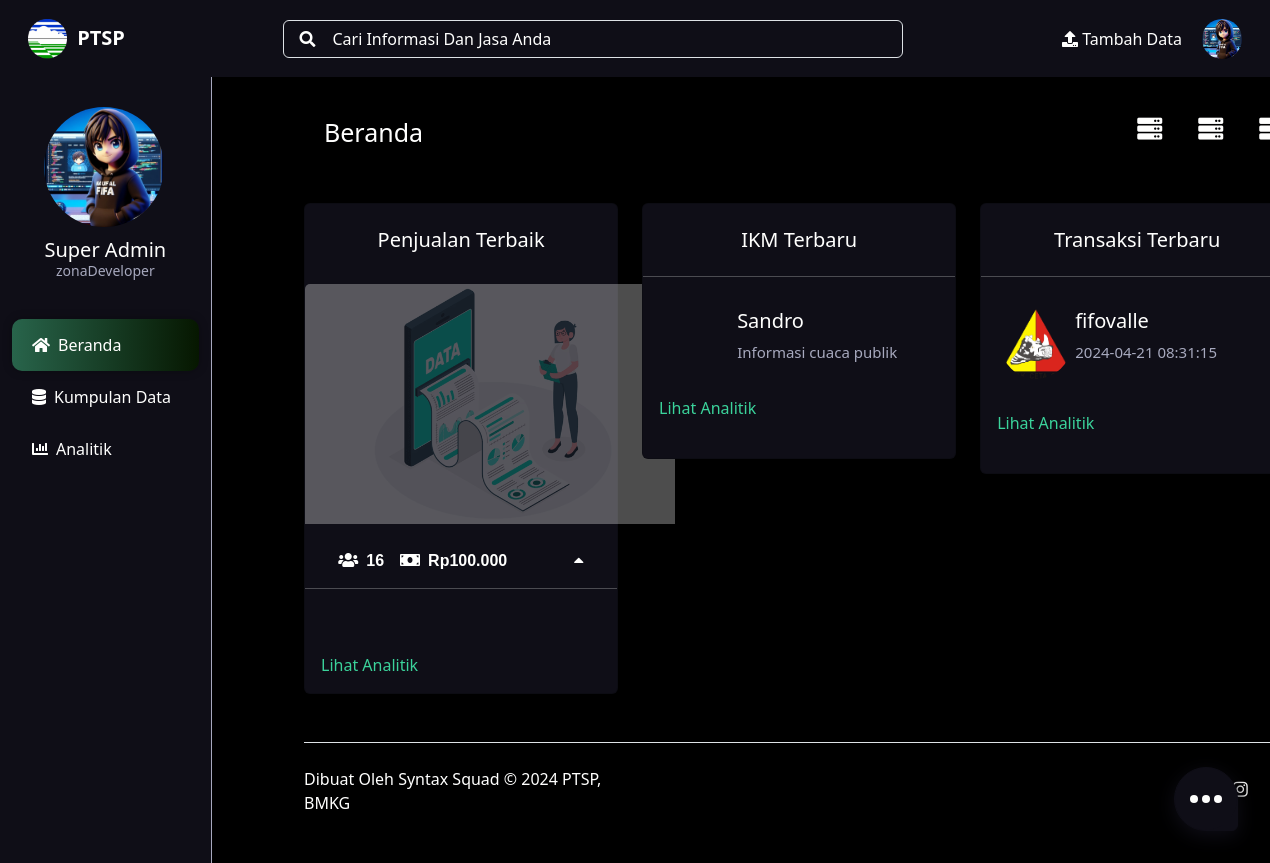
Page /public/admin/ (signed in) on the committed database.
### tables this page shows
CREATE TABLE `transaksi` (
  `ID_Tranksaksi` int(11) NOT NULL,
  `ID_Admin` int(11) DEFAULT NULL,
  `ID_Pengguna` int(11) DEFAULT NULL,
  `ID_Perusahaan` int(11) DEFAULT NULL,
  `ID_Informasi` int(11) DEFAULT NULL,
  `ID_Jasa` int(11) DEFAULT NULL,
  `ID_Pengajuan` int(11) DEFAULT NULL,
  `ID_IKM` int(11) DEFAULT NULL,
  `Jumlah_Barang` int(11) DEFAULT NULL,
  `Total_Transaksi` int(11) DEFAULT NULL,
  `File_Penerimaan` longblob DEFAULT NULL,
  `Bukti_Pembayaran` longblob DEFAULT NULL,
  `Tanggal_Pembelian` datetime NOT NULL,
  `Status_Transaksi` enum('Disetujui','Belum Disetujui') NOT NULL,
  `Status_Pesanan` enum('Belum Lunas','Sedang Ditinjau','Lunas') NOT NULL
);

CREATE TABLE `informasi` (
  `ID_Informasi` int(11) NOT NULL,
  `Foto_Informasi` longblob NOT NULL,
  `Nama_Informasi` varchar(30) NOT NULL,
  `Deskripsi_Informasi` text NOT NULL,
  `Harga_Informasi` int(11) NOT NULL,
  `Pemilik_Informasi` enum('Instansi A','Instansi B','Instansi C') NOT NULL,
  `No_Rekening_Informasi` int(15) NOT NULL,
  `Kategori_Informasi` enum('Meteorologi','Klimatologi','Geofisika') NOT NULL,
  `Status_Informasi` enum('Tersedia','Tidak Tersedia') NOT NULL
);

CREATE TABLE `pengguna` (
  `ID_Pengguna` int(11) NOT NULL,
  `Foto` longblob NOT NULL,
  `NPWP_Pengguna` varchar(25) NOT NULL,
  `No_Identitas_Pengguna` int(16) NOT NULL,
  `Pekerjaan_Pengguna` varchar(50) NOT NULL,
  `Nama_Depan_Pengguna` varchar(30) NOT NULL,
  `Nama_Belakang_Pengguna` varchar(30) NOT NULL,
  `Pendidikan_Terakhir_Pengguna` varchar(30) NOT NULL,
  `Nama_Pengguna` varchar(30) NOT NULL,
  `Email_Pengguna` varchar(50) NOT NULL,
  `Kata_Sandi` varchar(100) NOT NULL,
  `Konfirmasi_Kata_Sandi` varchar(100) NOT NULL,
  `No_Telepon_Pengguna` varchar(50) NOT NULL,
  `Jenis_Kelamin_Pengguna` enum('Pria','Wanita') NOT NULL,
  `Alamat_Pengguna` text NOT NULL,
  `Provinsi` varchar(30) NOT NULL,
  `Kabupaten_Kota` varchar(30) NOT NULL,
  `Status_Verifikasi_Pengguna` enum('Terverivikasi','Belum Terverifikasi') NOT NULL,
  `Token` int(50) NOT NULL
);

CREATE TABLE `ikm` (
  `ID_Ikm` int(11) NOT NULL,
  `Nama` varchar(50) DEFAULT NULL,
  `Jenis_Kelamin` enum('Pria','Wanita') DEFAULT NULL,
  `Pendidikan_Terakhir` enum('SMP','SMA','S1','S2') DEFAULT NULL,
  `NIK` int(11) DEFAULT NULL,
  `Umur` int(11) DEFAULT NULL,
  `Pekerjaan` varchar(50) DEFAULT NULL,
  `Koresponden` enum('Masyarakat Umum','Instansi') DEFAULT NULL,
  `Jenis_Layanan` enum('Informasi','Jasa') DEFAULT NULL,
  `Asal_Daerah` varchar(100) DEFAULT NULL,
  `Informasi_Cuaca_Publik` varchar(100) DEFAULT NULL,
  `Informasi_Cuaca_Khusus` varchar(100) DEFAULT NULL,
  `Analisis_Cuaca` varchar(100) DEFAULT NULL,
  `Informasi_Titik_Panas` varchar(100) DEFAULT NULL,
  `Informasi_Tentang_Tingkat` varchar(100) DEFAULT NULL,
  `Prakiraan_Musim` varchar(100) DEFAULT NULL,
  `Informasi_Iklim_Khusus` varchar(100) DEFAULT NULL,
  `Analisis_Prakiraan` varchar(100) DEFAULT NULL,
  `Tren_Curah_Hujan` varchar(100) DEFAULT NULL,
  `Informasi_Kualitas_Udara` varchar(100) DEFAULT NULL,
  `Analisis_Iklim_Ekstrim` varchar(100) DEFAULT NULL,
  `Informasi_Iklim_Terapan` varchar(100) DEFAULT NULL,
  `Informasi_Perubahan_Iklim` varchar(100) DEFAULT NULL,
  `Pengambilan_Pengujian` varchar(100) DEFAULT NULL,
  `Informasi_Gempabumi` varchar(100) DEFAULT NULL,
  `Peta_Seismisitas` varchar(100) DEFAULT NULL,
  `Informasi_Tanda_Waktu` varchar(100) DEFAULT NULL,
  `Informasi_Geofisika_Potensial` varchar(100) DEFAULT NULL,
  `Peta_Rendaman_Tsunami` varchar(100) DEFAULT NULL,
  `Informasi_Seismologi_Teknik` varchar(100) DEFAULT NULL,
  `Data_MKG` varchar(100) DEFAULT NULL,
  `Kalibrasi` varchar(100) DEFAULT NULL,
  `Konsultasi` varchar(100) DEFAULT NULL,
  `Sewa_Peralatan_MKG` varchar(100) DEFAULT NULL,
  `Kunjungan` varchar(100) DEFAULT NULL,
  `Kualitas_Pelayanan_Terbuka` enum('Sangat Setuju','Setuju','Kurang Setuju','Tidak Setuju') NOT NULL,
  `Harapan_Konsumen_Terbuka` enum('Sangat Penting','Penting','Kurang Penting','Tidak Penting') NOT NULL,
  `Kualitas_Pelayanan_Kehidupan` enum('Sangat Setuju','Setuju','Kurang Setuju','Tidak Setuju') NOT NULL,
  `Harapan_Konsumen_Kehidupan` enum('Sangat Penting','Penting','Kurang Penting','Tidak Penting') NOT NULL,
  `Kualitas_Pelayanan_Dipahami` enum('Sangat Setuju','Setuju','Kurang Setuju','Tidak Setuju') NOT NULL,
  `Harapan_Konsumen_Dipahami` enum('Sangat Penting','Penting','Kurang Penting','Tidak Penting') NOT NULL,
  `Kualitas_Pelayanan_Persyaratan` enum('Sangat Setuju','Setuju','Kurang Setuju','Tidak Setuju') NOT NULL,
  `Harapan_Konsumen_Persyaratan` enum('Sangat Penting','Penting','Kurang Penting','Tidak Penting') NOT NULL,
  `Kualitas_Pelayanan_Diakses` enum('Sangat Setuju','Setuju','Kurang Setuju','Tidak Setuju') NOT NULL,
  `Harapan_Konsumen_Diakses` enum('Sangat Penting','Penting','Kurang Penting','Tidak Penting') NOT NULL,
  `Kualitas_Pelayanan_Akurat` enum('Sangat Setuju','Setuju','Kurang Setuju','Tidak Setuju') NOT NULL,
  `Harapan_Konsumen_Akurat` enum('Sangat Penting','Penting','Kurang Penting','Tidak Penting') NOT NULL,
  `Kualitas_Pelayanan_Data` enum('Sangat Setuju','Setuju','Kurang Setuju','Tidak Setuju') NOT NULL,
  `Harapan_Konsumen_Data` enum('Sangat Penting','Penting','Kurang Penting','Tidak Penting') NOT NULL,
  `Kualitas_Pelayanan_Sederhana` enum('Sangat Setuju','Setuju','Kurang Setuju','Tidak Setuju') DEFAULT NULL,
  `Kualitas_Pelayanan_Waktu` enum('Sangat Setuju','Setuju','Kurang Setuju','Tidak Setuju') NOT NULL,
  `Harapan_Konsumen_Waktu` enum('Sangat Penting','Penting','Kurang Penting','Tidak Penting') NOT NULL,
  `Kualitas_Pelayanan_Biaya_Terbuka` enum('Sangat Setuju','Setuju','Kurang Setuju','Tidak Setuju') NOT NULL,
  `Harapan_Konsumen_Biaya_Terbuka` enum('Sangat Penting','Penting','Kurang Penting','Tidak Penting') NOT NULL,
  `Kualitas_Pelayanan_KKN` enum('Sangat Setuju','Setuju','Kurang Setuju','Tidak Setuju') NOT NULL,
  `Kualitas_Pelayanan_Sesuai` enum('Sangat Setuju','Setuju','Kurang Setuju','Tidak Setuju') NOT NULL,
  `Harapan_Konsumen_Sesuai` enum('Sangat Penting','Penting','Kurang Penting','Tidak Penting') NOT NULL,
  `Kualitas_Pelayanan_Daftar` enum('Sangat Setuju','Setuju','Kurang Setuju','Tidak Setuju') NOT NULL,
  `Harapan_Konsumen_Daftar` enum('Sangat Penting','Penting','Kurang Penting','Tidak Penting') NOT NULL,
  `Kualitas_Pelayanan_Sarana` enum('Sangat Setuju','Setuju','Kurang Setuju','Tidak Setuju') NOT NULL,
  `Harapan_Konsumen_Sarana` enum('Sangat Penting','Penting','Kurang Penting','Tidak Penting') NOT NULL,
  `Kualitas_Pelayanan_Prosedur` enum('Sangat Setuju','Setuju','Kurang Setuju','Tidak Setuju') NOT NULL,
  `Harapan_Konsumen_Prosedur` enum('Sangat Penting','Penting','Kurang Penting','Tidak Penting') NOT NULL,
  `Kualitas_Pelayanan_Petugas` enum('Sangat Setuju','Setuju','Kurang Setuju','Tidak Setuju') NOT NULL,
  `Harapan_Konsumen_Petugas` enum('Sangat Penting','Penting','Kurang Penting','Tidak Penting') NOT NULL,
  `Kualitas_Pelayanan_Aman` enum('Sangat Setuju','Setuju','Kurang Setuju','Tidak Setuju') NOT NULL,
  `Harapan_Konsumen_Aman` enum('Sangat Penting','Penting','Kurang Penting','Tidak Penting') NOT NULL,
  `Kualitas_Pelayanan_Keberadaan` enum('Sangat Setuju','Setuju','Kurang Setuju','Tidak Setuju') NOT NULL,
  `Harapan_Konsumen_Keberadaan` enum('Sangat Penting','Penting','Kurang Penting','Tidak Penting') NOT NULL,
  `Kualitas_Pelayanan_Sikap` enum('Sangat Setuju','Setuju','Kurang Setuju','Tidak Setuju') NOT NULL,
  `Harapan_Konsumen_Sikap` enum('Sangat Penting','Penting','Kurang Penting','Tidak Penting') NOT NULL,
  `Kualitas_Pelayanan_Publik` enum('Sangat Setuju','Setuju','Kurang Setuju','Tidak Setuju') NOT NULL,
  `Harapan_Konsumen_Publik` enum('Sangat Penting','Penting','Kurang Penting','Tidak Penting') NOT NULL
);

### public/admin/index.php (the view, shortened to what the rows shown need)
<?php
include '../../src/admin/config/databases.php';
$totalTransaksiLainnya = 0;
?>
<!doctype html>
<html lang="en">
<head>
    <link rel="stylesheet" href="../../src/admin/assets/bootstrap/css/bootstrap.min.css" type="text/css">
    <link rel="stylesheet" href="../../src/admin/assets/our/css/index.css">
    <link rel="stylesheet" href="https://cdnjs.cloudflare.com/ajax/libs/font-awesome/5.15.4/css/all.min.css">
    <link href='https://unpkg.com/boxicons@2.1.4/css/boxicons.min.css' rel='stylesheet'>
    <link rel="stylesheet" href="https://cdn.jsdelivr.net/npm/driver.js@1.0.1/dist/driver.css" />
</head>
<body>
    <section class="container-fluid mainWebsite">
        <section class="row">
            <div class="container-fluid">
                <main class="col-md-9 ml-sm-auto col-lg-10 px-4">
                    <div class="d-flex justify-content-between align-items-center text-center">
                        <h1 class="breadcrumb">Beranda</h1>
                    </div>
                    <div class="row">
                        <?php
                        $transaksiModel = new Transaksi($koneksi);
                        $dataTransaksi = $transaksiModel->tampilkanTransaksi();
                        $jumlahDataDitampilkan = 0;
                        if (!$dataTransaksi) {
                        ?>
                            <div class="col-4">
                                <div class="card">
                                    <h5 class="card-title py-4 mx-auto text-danger">Sedang diolah</h5>
                                    <div class="position-relative mx-auto">
                                    </div>
                                </div>
                            </div>
                            <?php
                        } else {
                            foreach ($dataTransaksi as $produk) {
                                if ($jumlahDataDitampilkan < 1 && $produk['Total_Transaksi'] > $totalTransaksiLainnya && $produk['ID_Tranksaksi'] > $totalTransaksiLainnya) {
                            ?>
                                    <div class="col-4">
                                        <div class="card">
                                            <h5 class="card-title py-4 mx-auto">Penjualan Terbaik</h5>
                                            <div class="position-relative mx-auto">
                                                <img src="<?php echo $akarUrl ?>src/admin/assets/image/uploads/<?php echo $produk['Foto_Informasi'] ?? $produk['Foto_Jasa']; ?>" class="imageCard card-img-top" alt="Performa Produk Terbaru">
                                            </div>
                                            <div class="d-flex justify-content-around align-items-center mt-4">
                                                <div class="d-flex justify-content-between gap-3">
                                                    <i class="fas fa-users"><span class="ms-2 many"><?php echo $produk['ID_Pengguna']; ?></span></i>
                                                    <i class="fas fa-money-bill"><span class="ms-2 many">Rp<?php echo number_format($produk['Total_Transaksi'], 0, ',', '.'); ?></span></i>
                                                </div>
                                                <div id="caretIconForDrive">
                                                    <i class="fas fa-caret-up caret-icon"></i>
                                                </div>
                                            </div>
                                            <hr>
                                            <div class="card-body hidden-content">
                                            </div>
                                            <div class="card-body">
                                                <a id="seeAnaliticForDrive1" href="#" class="card-link">Lihat Analitik</a>
                                            </div>
                                        </div>
                                    </div>
                            <?php
                                    $jumlahDataDitampilkan++;
                                }
                            }
                        }
                            ?>
                        <div class="col-4">
                            <div class="card">
                                <?php
                                $ikmModel = new Ikm($koneksi);
                                $dataIKM = $ikmModel->tampilkanIkmTerbaru();
                                if (!$dataIKM) {
                                ?>
                                    <div class="row mx-2 my-3">
                                        <div class="col-3">
                                            <img src="../../src/admin/assets/image/uploads/2.png" alt="GambarPengunjung" class="surveyImageCard">
                                        </div>
                                        <div class="col-9">
                                            <h5>Naufal FIFA</h5>
                                            <p class="card-text textCardProduct">Waduh Saya Puas Banget Sih Bang :)../..</p>
                                        </div>
                                    </div>
                                    <?php
                                } else {
                                    foreach ($dataIKM as $ikm) {
                                    ?>
                                        <div class="row mx-2 my-3">
                                            <div class="col-3">
                                            </div>
                                            <div class="col-9">
                                                <h5><?php echo $ikm['Nama']; ?></h5>
                                                <p class="card-text textCardProduct"><?php echo $ikm['Informasi_Cuaca_Publik']; ?></p>
                                            </div>
                                        </div>
                                <?php
                                    }
                                }
                                ?>
                            </div>
                        </div>
                        <div class="col-4">
                            <div class="card">
                                <?php
                                $transaksiTerbaruModel = new Transaksi($koneksi);
                                $dataTransaksiTerbaru = $transaksiTerbaruModel->tampilkanTransaksiTerbaru();
                                if (!$dataTransaksiTerbaru) {
                                ?>
                                    <div class="row mx-2 my-3">
                                        <div class="col-3">
                                            <img src="../../src/admin/assets/image/uploads/2.png" alt="GambarPengunjung" class="surveyImageCard">
                                        </div>
                                        <div class="col-9">
                                            <h5>Seismon</h5>
                                            <p class="card-text textCardProduct">Naufal FIFA</p>
                                        </div>
                                    </div>
                                    <?php
                                } else {
                                    foreach ($dataTransaksiTerbaru as $transaksi) {
                                    ?>
                                        <div class="row mx-2 my-3">
                                            <div class="col-3">
                                                <img src="../../src/admin/assets/image/uploads/<?php echo $transaksi['Foto']; ?>" alt="GambarTransaksi" class="surveyImageCard">
                                            </div>
                                            <div class="col-9">
                                                <h5><?php echo $transaksi['Nama_Pengguna']; ?></h5>
                                                <p class="card-text textCardProduct"><?php echo $transaksi['Tanggal_Pembelian']; ?></p>
                                            </div>
                                        </div>
                                <?php
                                    }
                                }
                                ?>
                            </div>
                        </div>
                    </div>
                </main>
            </div>
        </section>
    </section>
</body>
</html>

### rows in the picture
transaksi: ID_Informasi.Foto_Informasi (picture), ID_Pengguna.ID_Pengguna "16", Total_Transaksi "100.000"
ikm: Nama "Sandro", Informasi_Cuaca_Publik "Informasi cuaca publik"
transaksi: ID_Pengguna.Foto (picture), ID_Pengguna.Nama_Pengguna "fifovalle", Tanggal_Pembelian "2024-04-21 08:31:15"

### other values in the picture
$teksPeranAdmin "Super Admin"
$_SESSION['Nama_Admin'] "zonaDeveloper"
